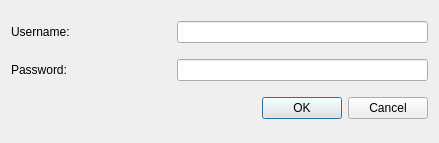
<?xml version="1.0" encoding="UTF-8"?>
<ui version="4.0">
 <class>Dialog</class>
 <widget class="QDialog" name="Dialog">
  <property name="windowModality">
   <enum>Qt::ApplicationModal</enum>
  </property>
  <property name="geometry">
   <rect>
    <x>0</x>
    <y>0</y>
    <width>439</width>
    <height>143</height>
   </rect>
  </property>
  <property name="sizePolicy">
   <sizepolicy hsizetype="Fixed" vsizetype="Fixed">
    <horstretch>0</horstretch>
    <verstretch>0</verstretch>
   </sizepolicy>
  </property>
  <property name="windowTitle">
   <string>Dialog</string>
  </property>
  <property name="sizeGripEnabled">
   <bool>false</bool>
  </property>
  <property name="modal">
   <bool>true</bool>
  </property>
  <layout class="QVBoxLayout" name="verticalLayout">
   <item>
    <layout class="QHBoxLayout" name="horizontalLayout_2">
     <item>
      <widget class="QLabel" name="label_2">
       <property name="minimumSize">
        <size>
         <width>160</width>
         <height>0</height>
        </size>
       </property>
       <property name="maximumSize">
        <size>
         <width>160</width>
         <height>16777215</height>
        </size>
       </property>
       <property name="text">
        <string>Username:</string>
       </property>
      </widget>
     </item>
     <item>
      <widget class="QLineEdit" name="username_edit"/>
     </item>
    </layout>
   </item>
   <item>
    <layout class="QHBoxLayout" name="horizontalLayout">
     <item>
      <widget class="QLabel" name="label">
       <property name="sizePolicy">
        <sizepolicy hsizetype="Preferred" vsizetype="Fixed">
         <horstretch>0</horstretch>
         <verstretch>0</verstretch>
        </sizepolicy>
       </property>
       <property name="minimumSize">
        <size>
         <width>160</width>
         <height>0</height>
        </size>
       </property>
       <property name="maximumSize">
        <size>
         <width>160</width>
         <height>16777215</height>
        </size>
       </property>
       <property name="text">
        <string>Password:</string>
       </property>
      </widget>
     </item>
     <item>
      <widget class="QLineEdit" name="pass_edit">
       <property name="echoMode">
        <enum>QLineEdit::Password</enum>
       </property>
      </widget>
     </item>
    </layout>
   </item>
   <item>
    <widget class="QDialogButtonBox" name="buttonBox">
     <property name="orientation">
      <enum>Qt::Horizontal</enum>
     </property>
     <property name="standardButtons">
      <set>QDialogButtonBox::Cancel|QDialogButtonBox::Ok</set>
     </property>
    </widget>
   </item>
  </layout>
 </widget>
 <resources/>
 <connections>
  <connection>
   <sender>buttonBox</sender>
   <signal>accepted()</signal>
   <receiver>Dialog</receiver>
   <slot>accept()</slot>
   <hints>
    <hint type="sourcelabel">
     <x>248</x>
     <y>254</y>
    </hint>
    <hint type="destinationlabel">
     <x>157</x>
     <y>274</y>
    </hint>
   </hints>
  </connection>
  <connection>
   <sender>buttonBox</sender>
   <signal>rejected()</signal>
   <receiver>Dialog</receiver>
   <slot>reject()</slot>
   <hints>
    <hint type="sourcelabel">
     <x>316</x>
     <y>260</y>
    </hint>
    <hint type="destinationlabel">
     <x>286</x>
     <y>274</y>
    </hint>
   </hints>
  </connection>
 </connections>
</ui>
